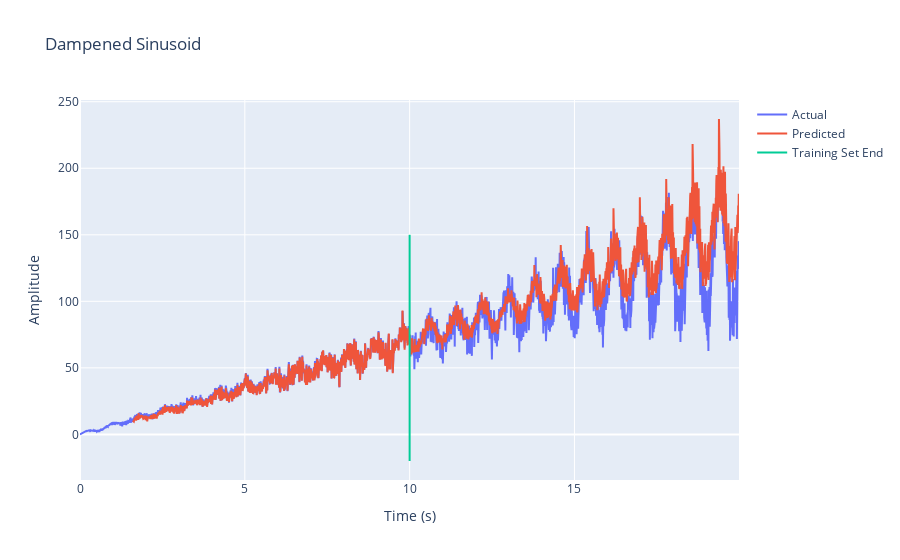

The cell this chart's notebook holds for it:
### Code cell
#Test the model on the entire data set and plot the results.
net.eval()
y_pred = []
for i in range(0, T - 200, 50):
    inputs=y[i:i+200]
    inputs = torch.tensor(inputs)
    outputs = net(inputs.float())
    y_pred.append(outputs.detach().numpy())

y_pred = np.array(y_pred)
y_pred = y_pred.reshape(T - 200)

#plot with plotly with a line where the training set ends
import plotly.graph_objects as go
fig = go.Figure()
fig.add_trace(go.Scatter(x=t[0:T], y=y, mode='lines', name='Actual'))
fig.add_trace(go.Scatter(x=t[200:T], y=y_pred, mode='lines', name='Predicted'))
fig.add_trace(go.Scatter(x=[t[T_train], t[T_train]], y=[-20, 150], mode='lines', name='Training Set End'))
fig.update_layout(title='Dampened Sinusoid', xaxis_title='Time (s)', yaxis_title='Amplitude')
fig.show()

#Compute the total error on the test set.
error = 0
for i in range(T_train, T):
    error = error + (y[i] - y_pred[i-200])**2
error = error/T_test
print(error)

### Figure 1 — Plotly figure (JSON) as saved in the notebook; plotly's stock layout.template omitted (floating-point values rounded to 4 significant figures; data arrays with more than 128 entries replaced by an {"elided": "..."} marker saying what was removed)
{"data": [{"mode": "lines", "name": "Actual", "type": "scatter", "x": {"elided": "2500 float values"}, "y": {"elided": "2500 float values"}}, {"mode": "lines", "name": "Predicted", "type": "scatter", "x": {"elided": "2300 float values"}, "y": {"elided": "2300 float values"}}, {"mode": "lines", "name": "Training Set End", "type": "scatter", "x": [10, 10], "y": [-20, 150]}], "layout": {"title": {"text": "Dampened Sinusoid"}, "xaxis": {"title": {"text": "Time (s)"}}, "yaxis": {"title": {"text": "Amplitude"}}}}
